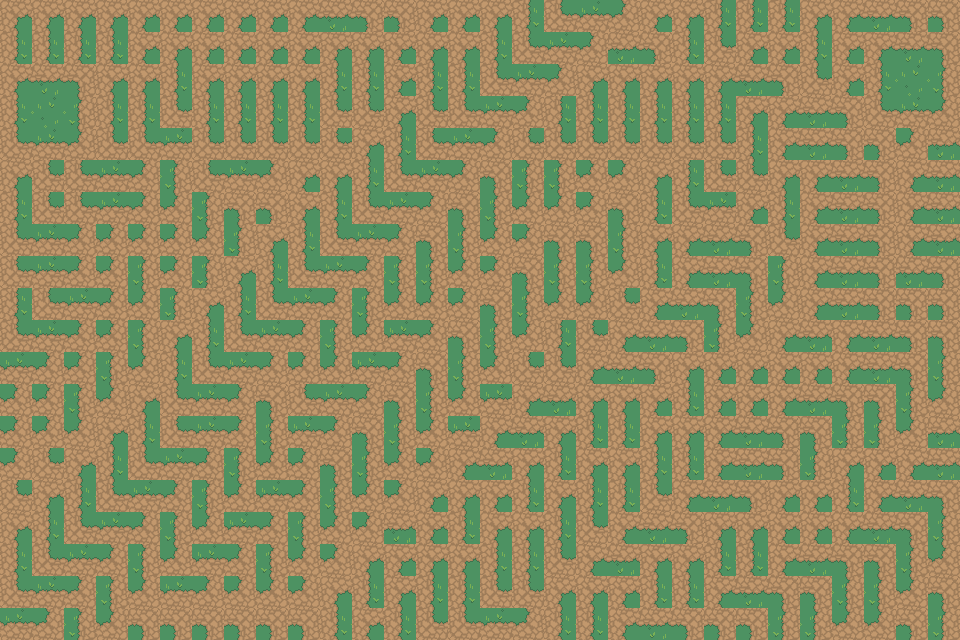

A 2D game scene composited from a Tiled map and its tileset images. What follows is a short description and the map's XML, with every tile layer's data as written:
An orthogonal 30x20 tile map with 32x32 px tiles, 1 tile layer (Tile Layer 1).

<map version="1.9" tiledversion="1.9.1" orientation="orthogonal" renderorder="right-down" width="30" height="20" tilewidth="32" tileheight="32" infinite="0" nextlayerid="2" nextobjectid="1" name="Test2ActualMap">
 <tileset firstgid="1" source="RPG Nature Tileset.tsx" />
 <layer id="1" name="Tile Layer 1" width="30" height="20">
  <data encoding="csv">
61,61,61,61,61,61,61,61,61,61,62,63,63,61,61,61,81,101,102,103,61,61,81,81,81,61,61,62,63,63,
81,81,81,81,61,61,61,61,61,61,61,61,61,61,61,81,101,102,103,62,63,81,101,61,61,81,61,61,62,63,
61,62,63,61,61,81,61,61,61,61,81,81,61,81,81,101,102,103,61,61,61,61,61,62,63,101,61,81,82,83,
81,82,83,81,81,101,81,81,81,81,101,101,61,101,101,102,103,81,81,81,81,81,81,61,61,62,63,101,102,103,
101,102,103,101,101,102,101,101,101,101,101,61,81,101,102,103,101,101,101,101,101,101,101,81,61,62,63,63,103,62,
61,101,101,102,103,83,101,102,103,61,61,81,101,102,103,63,83,83,103,103,61,81,101,101,61,61,62,63,61,62,
81,101,101,102,103,103,83,63,63,61,81,101,102,103,63,83,103,103,103,63,81,101,102,61,81,61,62,63,61,62,
101,102,103,103,103,103,103,83,61,81,101,102,103,63,83,103,103,63,63,83,61,61,62,63,101,61,62,63,61,62,
101,102,103,103,83,103,83,61,81,101,102,103,83,83,103,103,63,83,83,103,81,61,62,63,83,61,62,63,62,63,
81,101,102,103,103,83,61,81,101,102,103,83,103,103,103,63,83,103,103,101,61,62,63,83,103,61,62,63,63,63,
101,102,103,103,83,61,81,101,102,103,83,103,102,103,63,83,103,81,101,61,62,63,83,103,61,62,61,62,63,63,
102,103,103,83,103,81,101,102,103,103,103,102,103,63,83,103,101,101,61,62,63,61,61,61,61,61,61,62,63,83,
103,103,83,103,61,101,102,103,63,101,102,103,63,83,103,102,61,62,61,61,61,81,61,61,61,62,63,63,83,103,
103,103,103,61,81,101,102,103,83,102,103,63,83,103,102,61,62,61,81,81,61,61,61,62,63,63,83,83,103,62,
103,101,61,81,101,102,103,83,103,103,63,83,103,103,61,62,61,81,61,61,81,81,61,62,63,83,61,61,61,62,
101,61,81,101,102,103,83,103,102,103,83,103,103,61,61,61,81,61,81,81,101,61,62,63,61,61,81,61,62,63,
61,81,101,102,103,83,103,102,103,83,103,103,62,61,81,61,61,81,101,61,62,63,61,61,61,61,61,62,63,83,
81,101,102,103,83,103,102,103,83,103,103,61,61,61,61,81,81,101,61,62,61,61,81,81,61,62,63,63,83,103,
101,102,103,83,103,102,103,103,103,103,61,81,61,81,81,101,101,61,61,61,81,81,61,62,63,63,83,83,103,63,
102,103,83,103,63,63,63,63,63,63,81,61,81,101,101,102,103,81,81,61,62,63,63,63,83,83,103,103,63,83
</data>
 </layer>
 <objectgroup id="0" name="default" visible="1" />
</map>